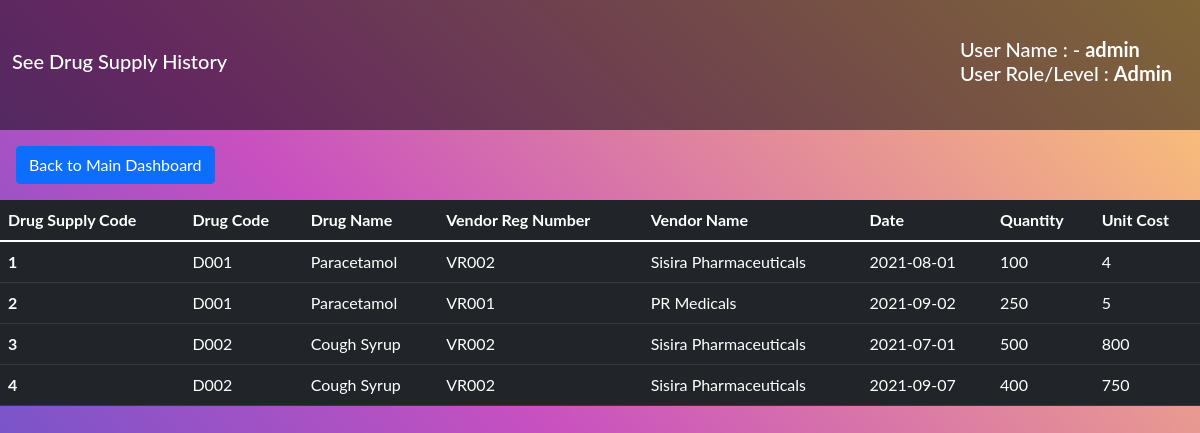
The page /admin/read1.php (signed in) on the database its author committed.
### tables this page shows
CREATE TABLE `Drug_Supply` (
  `Drug_Supply_Code` int NOT NULL,
  `Drug_Code` varchar(10) NOT NULL,
  `Reg_No` varchar(10) NOT NULL,
  `Date` date NOT NULL,
  `Quantity` int NOT NULL,
  `Unit_Cost` float NOT NULL
);

CREATE TABLE `Drug` (
  `Drug_Code` varchar(10) NOT NULL,
  `Name` varchar(50) NOT NULL,
  `Unit_Cost` int NOT NULL,
  `Type` varchar(25) NOT NULL,
  `Treatment_ID` varchar(10) NOT NULL
);

CREATE TABLE `Vendor` (
  `Reg_No` varchar(10) NOT NULL,
  `Name` varchar(50) NOT NULL,
  `Address` varchar(100) NOT NULL,
  `Contact_Num` int NOT NULL
);

### admin/read1.php (the view, shortened to what this page needs)
<!doctype html>
<html lang="en">
<?php
require_once ("../include/database.php");
include_src();
$usertype="Admin";
$msg="See Drug Supply History";
sessions_check($msg,$usertype,1,0);
$username = "admin";
$password = "admin123";
$conn = user_connect($username,$password);
$sql = "SELECT Drug_Supply.*, Vendor.Name as Vendor_Name, drug.Name FROM Drug INNER JOIN Drug_Supply ON Drug_Supply.Drug_Code=Drug.Drug_Code INNER JOIN Vendor ON Vendor.Reg_No=Drug_Supply.Reg_No;";
$result = $conn->query($sql);
if($result){
back_to_dashboard();
echo('
<div class="table-responsive-sm">
<table class="table table-dark">
  <thead>
    <tr>
      <th scope="col">Drug Supply Code</th>
      <th scope="col">Drug Code</th>
      <th scope="col">Drug Name</th>
      <th scope="col">Vendor Reg Number</th>
      <th scope="col">Vendor Name</th>
      <th scope="col">Date</th>
      <th scope="col">Quantity</th>
      <th scope="col">Unit Cost</th>
    </tr>
  </thead><tbody>');
if ($result->num_rows > 0) {
    while ($row = $result->fetch_assoc()) {
        echo('
    <tr>
      <th scope="row">' . $row['Drug_Supply_Code'] . '</th>
      <td>' . $row['Drug_Code'] . '</td>
      <td>' . $row['Name'] . '</td>
      <td>' . $row['Reg_No'] . '</td>
      <td>' . $row['Vendor_Name'] . '</td>
      <td>' . $row['Date'] . '</td>
      <td>' . $row['Quantity'] . '</td>
      <td>' . $row['Unit_Cost'] . '</td>
    </tr>');
    }
    echo('</tbody>
</table>');
}
else {
    echo ("<br><div class=\"alert alert-danger d-flex align-items-center\" role=\"alert\"><svg class=\"bi flex-shrink-0 me-2\" width=\"24\" height=\"24\" role=\"img\" aria-label=\"Danger:\"><use xlink:href=\"#exclamation-triangle-fill\"/></svg><div>No Record Found!</div></div><br>");
}
}else{
    $mysql_error=mysqli_error($conn);
    echo '<script type="text/javascript">
        let x="'.$mysql_error.'";
        openRed(x);
        </script>';
}
?>
</html>

### include/database.php (shortened to what this page needs)
<?php
    function include_src()
    {
        echo '
        <link href="https://cdn.jsdelivr.net/npm/bootstrap@5.1.1/dist/css/bootstrap.min.css" rel="stylesheet">
        <script src="https://cdn.jsdelivr.net/npm/bootstrap@5.1.1/dist/js/bootstrap.bundle.min.js"></script>
        <script src="https://ajax.googleapis.com/ajax/libs/jquery/3.5.1/jquery.min.js"></script>
        <link rel="stylesheet" href="../assests/style.css">
        <script src="../assests/script.js"></script>
        ';
    }
    function navbar($msg,$usertype,$username,$val,$val2=1)
    {
        echo '
        <nav class="navbar navbar-light  bg-opacity">
            <div class="container-fluid ">
                 ';
        if($val==1)
        {
            echo '<h5 class="text-white mycss-1">'.$msg.' </h5>';
        }else
        {
            echo '<h5 class="navbar-brand text-white"><span class="text-uppercase mycss">'.$msg.'</span> </h5>';
        }
        echo '
              <div>
                      <h5 class=" navbar-brand text-white "><br> User Name : - <b>' .$username.'</b>  <br>  User Role/Level : <b>'.$usertype.'</b> </h5><br>
             ';
              echo'  </div>
            </div>
        </nav>
        ';
    }
    function sessions_check($msg,$usertype_session,$val=1,$log_btn=1,$val2=1)
    {
        $usertype=$_SESSION['usertype'];
        $username=$_SESSION['username'];
        if(!isset($_SESSION['usertype'])){
            header("Location: /suwa_sahana_hospital/login");
        }
        else if($usertype!=$usertype_session){
            header("Location: /suwa_sahana_hospital/login");
        }
        else{
                navbar($msg,$usertype,$username,$val,$val2);
        }
    }
    function back_to_dashboard()
    {
        echo '
        <button type="button" class="btn btn-primary m-3 float-right"><a style="text-decoration:none;" class="text-white"href="/suwa_sahana_hospital/'.$_SESSION['usertype'].'/">Back to Main Dashboard</a></button>
        ';
    }
    ?>

### assests/style.css (style rules this page uses)
.bg-opacity { background-color: rgba(0,0,0,.5); }
#dtHorizontalExample th, td { white-space: nowrap; }

### rows shown on the page
drug_supply: Drug_Supply_Code "1", Drug_Code "D001", Drug_Code.Name "Paracetamol", Reg_No "VR002", Reg_No.Name "Sisira Pharmaceuticals", Date "2021-08-01", Quantity "100", Unit_Cost "4"
drug_supply: Drug_Supply_Code "2", Drug_Code "D001", Drug_Code.Name "Paracetamol", Reg_No "VR001", Reg_No.Name "PR Medicals", Date "2021-09-02", Quantity "250", Unit_Cost "5"
drug_supply: Drug_Supply_Code "3", Drug_Code "D002", Drug_Code.Name "Cough Syrup", Reg_No "VR002", Reg_No.Name "Sisira Pharmaceuticals", Date "2021-07-01", Quantity "500", Unit_Cost "800"
drug_supply: Drug_Supply_Code "4", Drug_Code "D002", Drug_Code.Name "Cough Syrup", Reg_No "VR002", Reg_No.Name "Sisira Pharmaceuticals", Date "2021-09-07", Quantity "400", Unit_Cost "750"

### other values the page prints
$msg "See Drug Supply History"
$username "admin"
$usertype "Admin"
